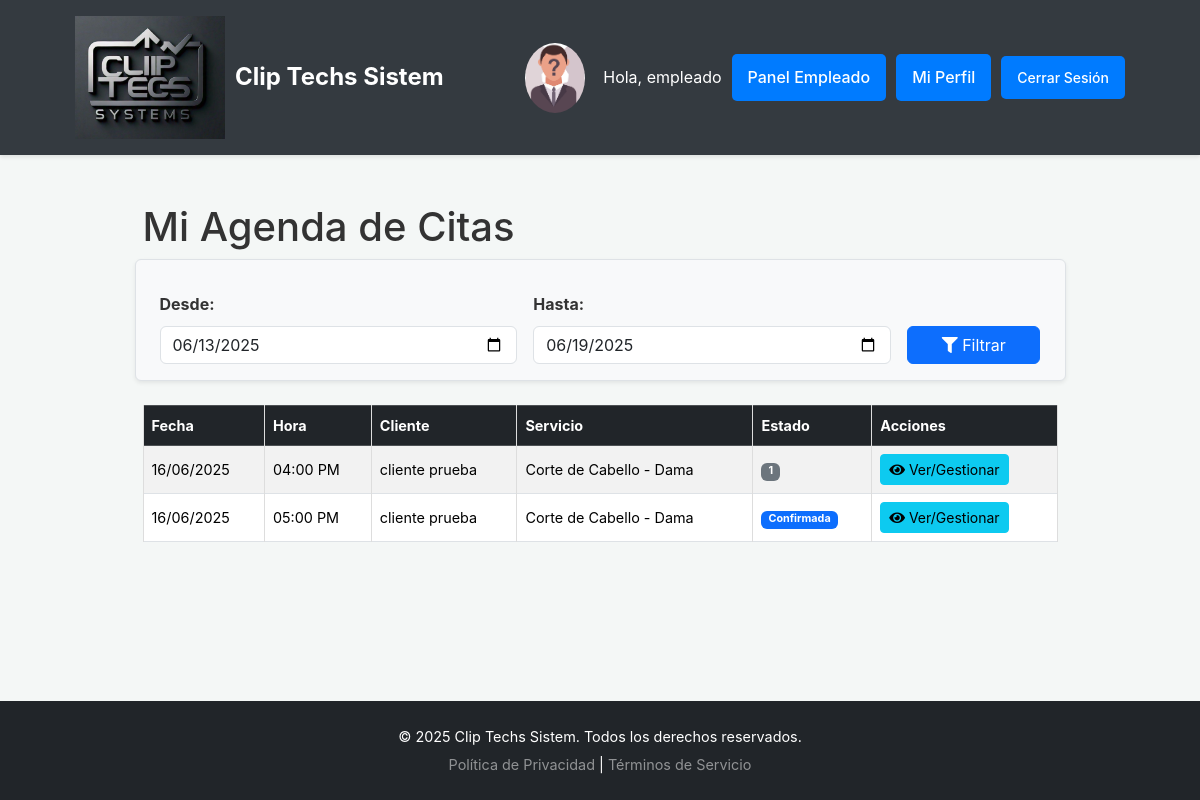
The app's page /public/empleado/agenda (signed in) with its own data.
### tables this page shows
CREATE TABLE `citas` (
  `id` int(11) NOT NULL,
  `cliente_id` int(11) NOT NULL,
  `empleado_id` int(11) DEFAULT NULL,
  `servicio_id` int(11) NOT NULL,
  `fecha_hora_cita` datetime NOT NULL,
  `duracion_estimada_min` int(11) DEFAULT 30,
  `fecha_hora_fin` datetime DEFAULT NULL COMMENT 'Fecha y hora de finalización calculada de la cita',
  `estado_cita` varchar(50) NOT NULL DEFAULT 'Pendiente',
  `notas_cliente` text DEFAULT NULL,
  `notas_empleado` text DEFAULT NULL,
  `fecha_creacion` timestamp NOT NULL DEFAULT current_timestamp(),
  `fecha_actualizacion` timestamp NOT NULL DEFAULT current_timestamp() ON UPDATE current_timestamp()
);

CREATE TABLE `usuarios` (
  `id` int(11) NOT NULL,
  `nombre` varchar(100) NOT NULL,
  `apellido` varchar(255) DEFAULT NULL,
  `email` varchar(100) NOT NULL,
  `telefono` varchar(50) DEFAULT NULL,
  `activo` tinyint(1) NOT NULL DEFAULT 1,
  `password` varchar(255) NOT NULL,
  `fecha_registro` datetime DEFAULT current_timestamp(),
  `fecha_modificacion` timestamp NULL DEFAULT NULL ON UPDATE current_timestamp(),
  `fotografia` varchar(255) DEFAULT NULL,
  `rol_id` int(11) DEFAULT NULL
);

CREATE TABLE `servicios` (
  `id` int(11) NOT NULL,
  `nombre` varchar(255) NOT NULL,
  `descripcion` text DEFAULT NULL,
  `precio` decimal(10,2) NOT NULL,
  `activo` tinyint(1) NOT NULL DEFAULT 1 COMMENT '1 para activo, 0 para inactivo',
  `duracion_minutos` int(11) DEFAULT NULL COMMENT 'Duración del servicio en minutos',
  `fecha_creacion` timestamp NOT NULL DEFAULT current_timestamp(),
  `fecha_actualizacion` timestamp NULL DEFAULT NULL ON UPDATE current_timestamp()
);

### app/Core/Database.php (called while the page is built, shortened)
<?php
class Database {
    private $pdo_connection;
    private $host = DB_HOST;
    private $user = DB_USER;
    private $pass = DB_PASS;
    private $dbname = DB_NAME;
    private $port = DB_PORT;
    private $charset = 'utf8mb4';
    private function connectPdo() {
        if ($this->pdo_connection === null) {
            $dsn = "mysql:host={$this->host};port={$this->port};dbname={$this->dbname};charset={$this->charset}";
            $options = [
                PDO::ATTR_ERRMODE            => PDO::ERRMODE_EXCEPTION,
                PDO::ATTR_DEFAULT_FETCH_MODE => PDO::FETCH_ASSOC,
                PDO::ATTR_EMULATE_PREPARES   => false,
            ];
            try {
                $this->pdo_connection = new PDO($dsn, $this->user, $this->pass, $options);
            } catch (PDOException $e) {
                error_log("Error de conexión PDO: " . $e->getMessage() . " (DSN: {$dsn})");
                throw new Exception("No se pudo conectar a la base de datos (PDO).");
            }
        }
    }
    public function getPdoConnection() {
        return $this->pdo_connection;
    }
}
?>

### app/Models/CitaModel.php (called while the page is built, shortened)
<?php
class CitaModel {
    private $conn;
    private $table_name = "citas";
    private $table_usuarios = "usuarios";
    private $table_servicios = "servicios";
    public function __construct($db_connection) {
        if ($db_connection instanceof \PDO) {
            $this->conn = $db_connection;
        } else {
            error_log("CitaModel: Se esperaba una conexión PDO, se recibió: " . gettype($db_connection));
            $this->conn = null;
        }
    }
    public function obtenerCitasPorEmpleado($empleado_id, $fecha_inicio = null, $fecha_fin = null) {
        $sql = "SELECT c.id as id, c.cliente_id, c.empleado_id, c.servicio_id,
                       c.fecha_hora_cita, c.estado_cita, c.notas_cliente, c.notas_empleado,
                       c.fecha_creacion, c.fecha_actualizacion,
                       u_cliente.nombre as cliente_nombre,
                       u_cliente.apellido as cliente_apellido, /* Añadido para nombre completo */
                       u_cliente.telefono as cliente_telefono, /* Añadido para modal */
                       s.nombre as servicio_nombre,
                       s.duracion_minutos as servicio_duracion
                FROM " . $this->table_name . " c
                JOIN " . $this->table_usuarios . " u_cliente ON c.cliente_id = u_cliente.id
                LEFT JOIN " . $this->table_servicios . " s ON c.servicio_id = s.id
                WHERE c.empleado_id = :empleado_id";
        $params_to_bind = [':empleado_id' => $empleado_id];
        if ($fecha_inicio) {
            $sql .= " AND DATE(c.fecha_hora_cita) >= :fecha_inicio";
            $params_to_bind[':fecha_inicio'] = $fecha_inicio;
        }
        if ($fecha_fin) {
            $sql .= " AND DATE(c.fecha_hora_cita) <= :fecha_fin";
            $params_to_bind[':fecha_fin'] = $fecha_fin;
        }
        $sql .= " ORDER BY c.fecha_hora_cita ASC";
        try {
            $stmt = $this->conn->prepare($sql);
            $stmt->execute($params_to_bind);
            $citas = $stmt->fetchAll(PDO::FETCH_ASSOC);
            foreach ($citas as &$cita) {
                if (!empty($cita['fecha_hora_cita'])) {
                    $datetime = new DateTime($cita['fecha_hora_cita']);
                    $cita['fecha_formateada'] = $datetime->format('d/m/Y');
                    $cita['hora_formateada'] = $datetime->format('h:i A');
                } else {
                    $cita['fecha_formateada'] = 'N/A';
                    $cita['hora_formateada'] = 'N/A';
                }
                if (!empty($cita['fecha_creacion'])) {
                    $datetime_creacion = new DateTime($cita['fecha_creacion']);
                    $cita['fecha_creacion_formateada'] = $datetime_creacion->format('d/m/Y H:i');
                } else {
                    $cita['fecha_creacion_formateada'] = 'N/A';
                }
                if (!empty($cita['fecha_actualizacion'])) {
                    $datetime_actualizacion = new DateTime($cita['fecha_actualizacion']);
                    $cita['fecha_actualizacion_formateada'] = $datetime_actualizacion->format('d/m/Y H:i');
                } else {
                    $cita['fecha_actualizacion_formateada'] = 'N/A';
                }
            }
            return $citas;
        } catch (PDOException $e) {
            error_log("PDOException en CitaModel::obtenerCitasPorEmpleado: " . $e->getMessage());
            return [];
        }
    }
}
?>

### app/Views/empleado/agenda/agenda.php (the view, shortened to what this page needs)
<?php
$estados_clases_badge = [
    'pendiente' => 'warning text-dark',
    'confirmada' => 'primary',
    'completada' => 'success',
    'cancelada empleado' => 'danger',
    'cancelada cliente' => 'danger',
    'no asistió' => 'dark',
    'reprogramada' => 'info',
];
?>
<div class="container mt-4">
    <div class="d-flex justify-content-between align-items-center mb-3">
        <h1><?php echo htmlspecialchars($pageTitle ?? 'Mi Agenda de Citas'); ?></h1>
    </div>
    <form method="GET" action="<?php echo BASE_URL . 'empleado/agenda'; ?>" class="row g-3 mb-4 p-3 border rounded bg-light shadow-sm">
        <div class="col-md-5">
            <label for="fecha_inicio" class="form-label fw-bold">Desde:</label>
            <input type="date" class="form-control" id="fecha_inicio" name="fecha_inicio" value="<?php echo htmlspecialchars($fecha_filtro_inicio ?? ''); ?>" aria-label="Fecha de inicio del filtro">
        </div>
        <div class="col-md-5">
            <label for="fecha_fin" class="form-label fw-bold">Hasta:</label>
            <input type="date" class="form-control" id="fecha_fin" name="fecha_fin" value="<?php echo htmlspecialchars($fecha_filtro_fin ?? ''); ?>" aria-label="Fecha de fin del filtro">
        </div>
        <div class="col-md-2 d-flex align-items-end">
            <button type="submit" class="btn btn-primary w-100">
                <i class="fas fa-filter"></i> Filtrar
            </button>
        </div>
    </form>
    <?php if (empty($citas)): ?>
        <div class="alert alert-info">
            <i class="fas fa-info-circle me-2"></i> No tienes citas programadas para el periodo seleccionado.
        </div>
    <?php else: ?>
        <div class="table-responsive">
            <table class="table table-striped table-hover table-bordered">
                <thead class="table-dark">
                    <tr>
                        <th scope="col">Fecha</th>
                        <th scope="col">Hora</th>
                        <th scope="col">Cliente</th>
                        <th scope="col">Servicio</th>
                        <th scope="col">Estado</th>
                        <th scope="col">Acciones</th>
                    </tr>
                </thead>
                <tbody>
                    <?php foreach ($citas as $cita): ?>
                        <?php
                            $estado_actual_lower = strtolower($cita['estado_cita'] ?? '');
                            $badge_class = $estados_clases_badge[$estado_actual_lower] ?? 'secondary';
                        ?>
                        <tr>
                            <td><?php echo htmlspecialchars($cita['fecha_formateada'] ?? 'N/D'); ?></td>
                            <td><?php echo htmlspecialchars($cita['hora_formateada'] ?? 'N/D'); ?></td>
                            <td><?php echo htmlspecialchars(trim(($cita['cliente_nombre'] ?? '') . ' ' . ($cita['cliente_apellido'] ?? '')) ?: 'N/A'); ?></td>
                            <td><?php echo htmlspecialchars($cita['servicio_nombre'] ?? 'N/A'); ?></td>
                            <td>
                                <span class="badge bg-<?php echo $badge_class; ?>">
                                    <?php echo htmlspecialchars(ucfirst($cita['estado_cita'] ?? 'N/A')); ?>
                                </span>
                            </td>
                            <td>
                                <button type="button" class="btn btn-sm btn-info" data-bs-toggle="modal" data-bs-target="#detalleCitaModal-<?php echo $cita['id']; ?>" title="Ver Detalles y Cambiar Estado de la Cita #<?php echo $cita['id']; ?>">
                                    <i class="fas fa-eye"></i> <span class="d-none d-md-inline">Ver/Gestionar</span>
                                </button>
                            </td>
                        </tr>
                    <?php endforeach; ?>
                </tbody>
            </table>
        </div>
    <?php endif; ?>
</div>

### public/css/style.css (style rules this page uses)
body { font-family: -apple-system, BlinkMacSystemFont, "Segoe UI", Roboto, "Helvetica Neue", Arial, sans-serif; line-height: 1.6; margin: 0; padding: 0; background-color: #f4f7f6; color: #333; display: flex; flex-direction: column; min-height: 100vh; }
.container { width: 90%; max-width: 1100px; margin: 0 auto; padding: 0 15px; }
.table-responsive { overflow-x: auto; margin-top: 15px; }
table { width: 100%; border-collapse: collapse; margin-bottom: 20px; font-size: 0.9em; }
table thead { background-color: #007bff; color: #ffffff; }
table th, table td { padding: 12px 15px; border: 1px solid #ddd; text-align: left; vertical-align: middle; }
table th { font-weight: bold; }
table tbody tr:nth-child(even) { background-color: #f8f9fa; }

### records on screen
citas: fecha_formateada "16/06/2025", hora_formateada "04:00 PM", cliente.apellido "cliente prueba", servicio.nombre "Corte de Cabello - Dama", estado_cita "1"
citas: fecha_formateada "16/06/2025", hora_formateada "05:00 PM", cliente.apellido "cliente prueba", servicio.nombre "Corte de Cabello - Dama", estado_cita "Confirmada"

### other values on screen
$userNombre "empleado"
$pageTitle "Mi Agenda de Citas"
